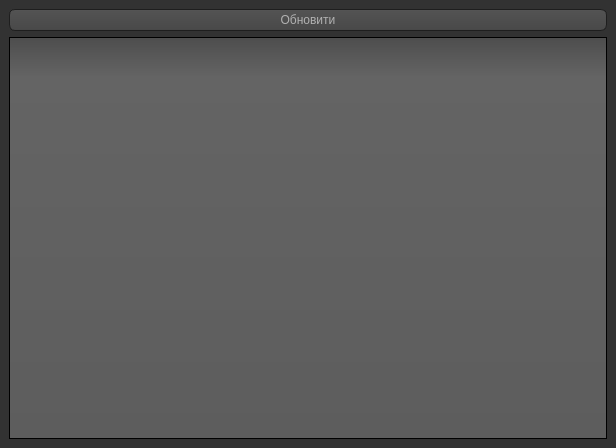
<?xml version="1.0" encoding="UTF-8"?>
<ui version="4.0">
 <class>RecordsWindow</class>
 <widget class="QMainWindow" name="RecordsWindow">
  <property name="geometry">
   <rect>
    <x>0</x>
    <y>0</y>
    <width>616</width>
    <height>448</height>
   </rect>
  </property>
  <property name="windowTitle">
   <string>MainWindow</string>
  </property>
  <property name="windowIcon">
   <iconset>
    <normaloff>C:/Users/Vsevolod/Documents/Snake/Images/Snake-Clipart_13.png</normaloff>C:/Users/Vsevolod/Documents/Snake/Images/Snake-Clipart_13.png</iconset>
  </property>
  <property name="styleSheet">
   <string notr="true">QToolTip
{
     border: 1px solid black;
     background-color: #ffa02f;
     padding: 1px;
     border-radius: 3px;
     opacity: 100;
}

QWidget
{
    color: #b1b1b1;
    background-color: #323232;
}

QWidget:item:hover
{
    background-color: QLinearGradient( x1: 0, y1: 0, x2: 0, y2: 1, stop: 0 #ffa02f, stop: 1 #ca0619);
    color: #000000;
}

QWidget:item:selected
{
    background-color: QLinearGradient( x1: 0, y1: 0, x2: 0, y2: 1, stop: 0 #ffa02f, stop: 1 #d7801a);
}

QMenuBar::item
{
    background: transparent;
}

QMenuBar::item:selected
{
    background: transparent;
    border: 1px solid #ffaa00;
}

QMenuBar::item:pressed
{
    background: #444;
    border: 1px solid #000;
    background-color: QLinearGradient(
        x1:0, y1:0,
        x2:0, y2:1,
        stop:1 #212121,
        stop:0.4 #343434/*,
        stop:0.2 #343434,
        stop:0.1 #ffaa00*/
    );
    margin-bottom:-1px;
    padding-bottom:1px;
}

QMenu
{
    border: 1px solid #000;
}

QMenu::item
{
    padding: 2px 20px 2px 20px;
}

QMenu::item:selected
{
    color: #000000;
}

QWidget:disabled
{
    color: #404040;
    background-color: #323232;
}

QAbstractItemView
{
    background-color: QLinearGradient( x1: 0, y1: 0, x2: 0, y2: 1, stop: 0 #4d4d4d, stop: 0.1 #646464, stop: 1 #5d5d5d);
}

QWidget:focus
{
    /*border: 2px solid QLinearGradient( x1: 0, y1: 0, x2: 0, y2: 1, stop: 0 #ffa02f, stop: 1 #d7801a);*/
}

QLineEdit
{
    background-color: QLinearGradient( x1: 0, y1: 0, x2: 0, y2: 1, stop: 0 #4d4d4d, stop: 0 #646464, stop: 1 #5d5d5d);
    padding: 1px;
    border-style: solid;
    border: 1px solid #1e1e1e;
    border-radius: 5;
}

QPushButton
{
    color: #b1b1b1;
    background-color: QLinearGradient( x1: 0, y1: 0, x2: 0, y2: 1, stop: 0 #565656, stop: 0.1 #525252, stop: 0.5 #4e4e4e, stop: 0.9 #4a4a4a, stop: 1 #464646);
    border-width: 1px;
    border-color: #1e1e1e;
    border-style: solid;
    border-radius: 6;
    padding: 3px;
    font-size: 12px;
    padding-left: 5px;
    padding-right: 5px;
}

QPushButton:pressed
{
    background-color: QLinearGradient( x1: 0, y1: 0, x2: 0, y2: 1, stop: 0 #2d2d2d, stop: 0.1 #2b2b2b, stop: 0.5 #292929, stop: 0.9 #282828, stop: 1 #252525);
}

QComboBox
{
    selection-background-color: #ffaa00;
    background-color: QLinearGradient( x1: 0, y1: 0, x2: 0, y2: 1, stop: 0 #565656, stop: 0.1 #525252, stop: 0.5 #4e4e4e, stop: 0.9 #4a4a4a, stop: 1 #464646);
    border-style: solid;
    border: 1px solid #1e1e1e;
    border-radius: 5;
}

QComboBox:hover,QPushButton:hover
{
    border: 2px solid QLinearGradient( x1: 0, y1: 0, x2: 0, y2: 1, stop: 0 #ffa02f, stop: 1 #d7801a);
}


QComboBox:on
{
    padding-top: 3px;
    padding-left: 4px;
    background-color: QLinearGradient( x1: 0, y1: 0, x2: 0, y2: 1, stop: 0 #2d2d2d, stop: 0.1 #2b2b2b, stop: 0.5 #292929, stop: 0.9 #282828, stop: 1 #252525);
    selection-background-color: #ffaa00;
}

QComboBox QAbstractItemView
{
    border: 2px solid darkgray;
    selection-background-color: QLinearGradient( x1: 0, y1: 0, x2: 0, y2: 1, stop: 0 #ffa02f, stop: 1 #d7801a);
}

QComboBox::drop-down
{
     subcontrol-origin: padding;
     subcontrol-position: top right;
     width: 15px;

     border-left-width: 0px;
     border-left-color: darkgray;
     border-left-style: solid; /* just a single line */
     border-top-right-radius: 3px; /* same radius as the QComboBox */
     border-bottom-right-radius: 3px;
 }

QComboBox::down-arrow
{
     image: url(:/down_arrow.png);
}

QGroupBox:focus
{
border: 2px solid QLinearGradient( x1: 0, y1: 0, x2: 0, y2: 1, stop: 0 #ffa02f, stop: 1 #d7801a);
}

QTextEdit:focus
{
    border: 2px solid QLinearGradient( x1: 0, y1: 0, x2: 0, y2: 1, stop: 0 #ffa02f, stop: 1 #d7801a);
}

QScrollBar:horizontal {
     border: 1px solid #222222;
     background: QLinearGradient( x1: 0, y1: 0, x2: 0, y2: 1, stop: 0.0 #121212, stop: 0.2 #282828, stop: 1 #484848);
     height: 7px;
     margin: 0px 16px 0 16px;
}

QScrollBar::handle:horizontal
{
      background: QLinearGradient( x1: 0, y1: 0, x2: 1, y2: 0, stop: 0 #ffa02f, stop: 0.5 #d7801a, stop: 1 #ffa02f);
      min-height: 20px;
      border-radius: 2px;
}

QScrollBar::add-line:horizontal {
      border: 1px solid #1b1b19;
      border-radius: 2px;
      background: QLinearGradient( x1: 0, y1: 0, x2: 1, y2: 0, stop: 0 #ffa02f, stop: 1 #d7801a);
      width: 14px;
      subcontrol-position: right;
      subcontrol-origin: margin;
}

QScrollBar::sub-line:horizontal {
      border: 1px solid #1b1b19;
      border-radius: 2px;
      background: QLinearGradient( x1: 0, y1: 0, x2: 1, y2: 0, stop: 0 #ffa02f, stop: 1 #d7801a);
      width: 14px;
     subcontrol-position: left;
     subcontrol-origin: margin;
}

QScrollBar::right-arrow:horizontal, QScrollBar::left-arrow:horizontal
{
      border: 1px solid black;
      width: 1px;
      height: 1px;
      background: white;
}

QScrollBar::add-page:horizontal, QScrollBar::sub-page:horizontal
{
      background: none;
}

QScrollBar:vertical
{
      background: QLinearGradient( x1: 0, y1: 0, x2: 1, y2: 0, stop: 0.0 #121212, stop: 0.2 #282828, stop: 1 #484848);
      width: 7px;
      margin: 16px 0 16px 0;
      border: 1px solid #222222;
}

QScrollBar::handle:vertical
{
      background: QLinearGradient( x1: 0, y1: 0, x2: 0, y2: 1, stop: 0 #ffa02f, stop: 0.5 #d7801a, stop: 1 #ffa02f);
      min-height: 20px;
      border-radius: 2px;
}

QScrollBar::add-line:vertical
{
      border: 1px solid #1b1b19;
      border-radius: 2px;
      background: QLinearGradient( x1: 0, y1: 0, x2: 0, y2: 1, stop: 0 #ffa02f, stop: 1 #d7801a);
      height: 14px;
      subcontrol-position: bottom;
      subcontrol-origin: margin;
}

QScrollBar::sub-line:vertical
{
      border: 1px solid #1b1b19;
      border-radius: 2px;
      background: QLinearGradient( x1: 0, y1: 0, x2: 0, y2: 1, stop: 0 #d7801a, stop: 1 #ffa02f);
      height: 14px;
      subcontrol-position: top;
      subcontrol-origin: margin;
}

QScrollBar::up-arrow:vertical, QScrollBar::down-arrow:vertical
{
      border: 1px solid black;
      width: 1px;
      height: 1px;
      background: white;
}


QScrollBar::add-page:vertical, QScrollBar::sub-page:vertical
{
      background: none;
}

QTextEdit
{
    background-color: #242424;
}

QPlainTextEdit
{
    background-color: #242424;
}

QHeaderView::section
{
    background-color: QLinearGradient(x1:0, y1:0, x2:0, y2:1, stop:0 #616161, stop: 0.5 #505050, stop: 0.6 #434343, stop:1 #656565);
    color: white;
    padding-left: 4px;
    border: 1px solid #6c6c6c;
}

QCheckBox:disabled
{
color: #414141;
}

QDockWidget::title
{
    text-align: center;
    spacing: 3px; /* spacing between items in the tool bar */
    background-color: QLinearGradient(x1:0, y1:0, x2:0, y2:1, stop:0 #323232, stop: 0.5 #242424, stop:1 #323232);
}

QDockWidget::close-button, QDockWidget::float-button
{
    text-align: center;
    spacing: 1px; /* spacing between items in the tool bar */
    background-color: QLinearGradient(x1:0, y1:0, x2:0, y2:1, stop:0 #323232, stop: 0.5 #242424, stop:1 #323232);
}

QDockWidget::close-button:hover, QDockWidget::float-button:hover
{
    background: #242424;
}

QDockWidget::close-button:pressed, QDockWidget::float-button:pressed
{
    padding: 1px -1px -1px 1px;
}

QMainWindow::separator
{
    background-color: QLinearGradient(x1:0, y1:0, x2:0, y2:1, stop:0 #161616, stop: 0.5 #151515, stop: 0.6 #212121, stop:1 #343434);
    color: white;
    padding-left: 4px;
    border: 1px solid #4c4c4c;
    spacing: 3px; /* spacing between items in the tool bar */
}

QMainWindow::separator:hover
{

    background-color: QLinearGradient(x1:0, y1:0, x2:0, y2:1, stop:0 #d7801a, stop:0.5 #b56c17 stop:1 #ffa02f);
    color: white;
    padding-left: 4px;
    border: 1px solid #6c6c6c;
    spacing: 3px; /* spacing between items in the tool bar */
}

QToolBar::handle
{
     spacing: 3px; /* spacing between items in the tool bar */
     background: url(:/images/handle.png);
}

QMenu::separator
{
    height: 2px;
    background-color: QLinearGradient(x1:0, y1:0, x2:0, y2:1, stop:0 #161616, stop: 0.5 #151515, stop: 0.6 #212121, stop:1 #343434);
    color: white;
    padding-left: 4px;
    margin-left: 10px;
    margin-right: 5px;
}

QProgressBar
{
    border: 2px solid grey;
    border-radius: 5px;
    text-align: center;
}

QProgressBar::chunk
{
    background-color: #d7801a;
    width: 2.15px;
    margin: 0.5px;
}

QTabBar::tab {
    color: #b1b1b1;
    border: 1px solid #444;
    border-bottom-style: none;
    background-color: #323232;
    padding-left: 10px;
    padding-right: 10px;
    padding-top: 3px;
    padding-bottom: 2px;
    margin-right: -1px;
}

QTabWidget::pane {
    border: 1px solid #444;
    top: 1px;
}

QTabBar::tab:last
{
    margin-right: 0; /* the last selected tab has nothing to overlap with on the right */
    border-top-right-radius: 3px;
}

QTabBar::tab:first:!selected
{
 margin-left: 0px; /* the last selected tab has nothing to overlap with on the right */


    border-top-left-radius: 3px;
}

QTabBar::tab:!selected
{
    color: #b1b1b1;
    border-bottom-style: solid;
    margin-top: 3px;
    background-color: QLinearGradient(x1:0, y1:0, x2:0, y2:1, stop:1 #212121, stop:.4 #343434);
}

QTabBar::tab:selected
{
    border-top-left-radius: 3px;
    border-top-right-radius: 3px;
    margin-bottom: 0px;
}

QTabBar::tab:!selected:hover
{
    /*border-top: 2px solid #ffaa00;
    padding-bottom: 3px;*/
    border-top-left-radius: 3px;
    border-top-right-radius: 3px;
    background-color: QLinearGradient(x1:0, y1:0, x2:0, y2:1, stop:1 #212121, stop:0.4 #343434, stop:0.2 #343434, stop:0.1 #ffaa00);
}

QRadioButton::indicator:checked, QRadioButton::indicator:unchecked{
    color: #b1b1b1;
    background-color: #323232;
    border: 1px solid #b1b1b1;
    border-radius: 6px;
}

QRadioButton::indicator:checked
{
    background-color: qradialgradient(
        cx: 0.5, cy: 0.5,
        fx: 0.5, fy: 0.5,
        radius: 1.0,
        stop: 0.25 #ffaa00,
        stop: 0.3 #323232
    );
}

QCheckBox::indicator{
    color: #b1b1b1;
    background-color: #323232;
    border: 1px solid #b1b1b1;
    width: 9px;
    height: 9px;
}

QRadioButton::indicator
{
    border-radius: 6px;
}

QRadioButton::indicator:hover, QCheckBox::indicator:hover
{
    border: 1px solid #ffaa00;
}

QCheckBox::indicator:checked
{
    image:url(:/images/checkbox.png);
}

QCheckBox::indicator:disabled, QRadioButton::indicator:disabled
{
    border: 1px solid #444;
}
</string>
  </property>
  <widget class="QWidget" name="centralwidget">
   <layout class="QGridLayout" name="gridLayout">
    <item row="1" column="0">
     <widget class="QListWidget" name="listWidget"/>
    </item>
    <item row="0" column="0">
     <widget class="QPushButton" name="pushButton">
      <property name="text">
       <string>Обновити</string>
      </property>
     </widget>
    </item>
   </layout>
  </widget>
 </widget>
 <resources/>
 <connections/>
</ui>
